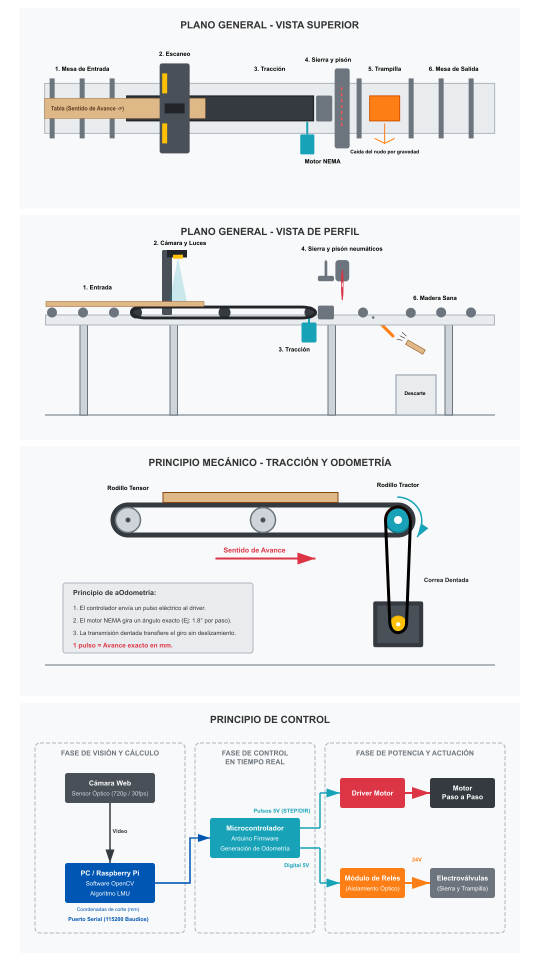
#> input picture planos generales.png, 1080 x 1920 px, given in place of the camera (shown at 1/2 size)
$ python visor_calibre.py
#> lines starting #> are read from the running program, lines starting #| are printed output that depends on the picture; after the words box and inside, x2 and y2 are one past the last pixel; in counts of white or black regions, pixels touching at a corner belong together
import cv2

# ==========================================
# CONSTANTES DE CONFIGURACIÓN
# ==========================================
INDICE_CAMARA = 1  # Asegurate de que coincida con la de tu config.py
# Mantenemos las coordenadas de la ROI de tu proyecto
ROI_Y1, ROI_Y2 = 65, 415
ROI_X1, ROI_X2 = 20, 620

# ==========================================
# FUNCIÓN VACÍA PARA LOS SLIDERS
# ==========================================
def nothing(x):
    """Función de callback obligatoria para los trackbars de OpenCV"""
    pass

# ==========================================
# INICIALIZACIÓN DE VENTANAS Y CÁMARA
# ==========================================
# Creamos una ventana nombrada para poder asignarle los controles
cv2.namedWindow('Visor de Calibracion')

# Creamos un slider para ajustar el umbral en tiempo real (0 a 255)
# El valor inicial se lo seteamos en tu constante actual: 80
cv2.createTrackbar('Umbral Oscuro', 'Visor de Calibracion', 80, 255, nothing)
# Slider opcional para el desenfoque Gaussiano (tiene que ser impar)
cv2.createTrackbar('Desenfoque', 'Visor de Calibracion', 5, 21, nothing)

cap = cv2.VideoCapture(INDICE_CAMARA)
cap.set(cv2.CAP_PROP_FRAME_WIDTH, 640)
cap.set(cv2.CAP_PROP_FRAME_HEIGHT, 480)

print("Iniciando Visor de Calibración...")
print("Presioná 'q' en la ventana para salir.")

try:
    while True:
        ret, frame = cap.read()
#> frame is the input picture: shape (1920, 1080, 3); mean B, G, R 234.3, 233.3, 232
        if not ret:
            print("Error al leer la cámara.")
            break

        # Recortamos la imagen usando tu ROI
        frame_roi = frame[ROI_Y1:ROI_Y2, ROI_X1:ROI_X2]
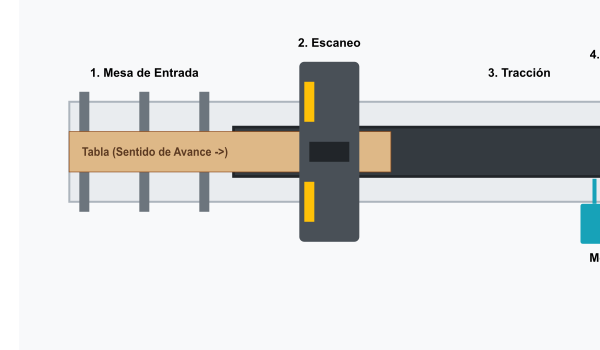
#> frame_roi: shape (350, 600, 3); mean B, G, R 219.8, 221.1, 221

        # Convertimos a grises
        gris = cv2.cvtColor(frame_roi, cv2.COLOR_BGR2GRAY)
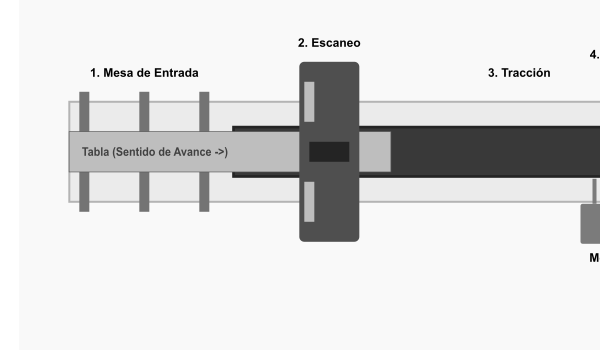
#> gris: shape (350, 600); min 0, max 255, mean 221

        # Leemos los valores actuales de los sliders
        umbral_actual = cv2.getTrackbarPos('Umbral Oscuro', 'Visor de Calibracion')
        desenfoque_actual = cv2.getTrackbarPos('Desenfoque', 'Visor de Calibracion')

        # El tamaño del kernel para GaussianBlur debe ser impar (1, 3, 5, 7...)
        if desenfoque_actual % 2 == 0:
            desenfoque_actual += 1
            # Evitamos que sea menor a 1
            if desenfoque_actual < 1:
                desenfoque_actual = 1

        # Aplicamos los filtros con los valores en vivo
        desenfoque = cv2.GaussianBlur(gris, (desenfoque_actual, desenfoque_actual), 0)
        _, mascara_binaria = cv2.threshold(desenfoque, umbral_actual, 255, cv2.THRESH_BINARY_INV)
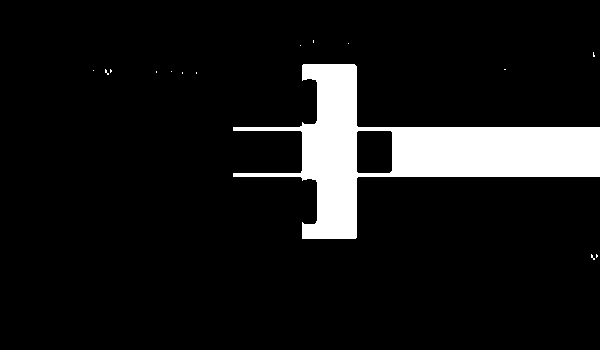
#> mascara_binaria: shape (350, 600); 9.3% white; 15 white regions (14 under 20 px), largest, box (x1, y1, x2, y2) and area: (233, 64, 600, 239) 19556

        # Mostramos ambas ventanas: la original con el ROI y cómo está viendo el filtro
        cv2.imshow('Visor de Calibracion', frame_roi)
        cv2.imshow('Mascara Binaria en Vivo', mascara_binaria)

        # Salimos con 'q'
        if cv2.waitKey(1) & 0xFF == ord('q'):
#> (key q is pressed here)
            break

except KeyboardInterrupt:
    print("\nDetenido por teclado.")

finally:
    cap.release()
    cv2.destroyAllWindows()
    print("Visor cerrado.")
